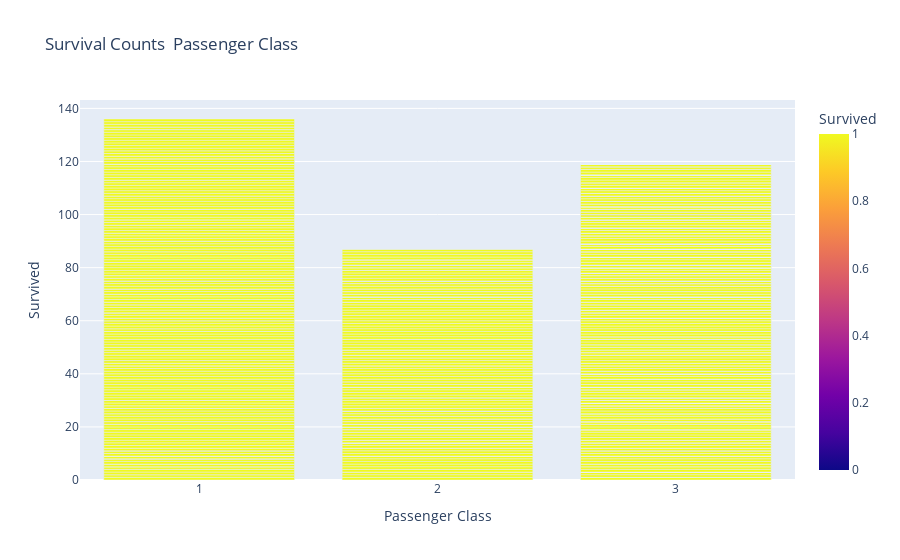

Notebook source saved alongside this figure:
### Code cell
# Task 1(a)
df_titanic = sns.load_dataset('titanic')
fig = px.bar(
    df_titanic,
    x='pclass',
    y ='survived',
    color='survived',
    barmode='group',
    title='Survival Counts  Passenger Class',
    labels={'pclass': 'Passenger Class', 'survived': 'Survived'}
)
fig.show()

### Figure 1 — Plotly figure (JSON) as saved in the notebook; plotly's stock layout.template omitted (floating-point values rounded to 4 significant figures; data arrays with more than 128 entries replaced by an {"elided": "..."} marker saying what was removed)
{"data": [{"alignmentgroup": "True", "hovertemplate": "Passenger Class=%{x}<br>Survived=%{marker.color}<extra></extra>", "legendgroup": "", "marker": {"color": {"elided": "891 int values"}, "coloraxis": "coloraxis", "pattern": {"shape": ""}}, "name": "", "offsetgroup": "", "orientation": "v", "showlegend": false, "textposition": "auto", "type": "bar", "x": {"elided": "891 int values"}, "xaxis": "x", "y": {"elided": "891 int values"}, "yaxis": "y"}], "layout": {"autosize": true, "barmode": "group", "coloraxis": {"colorbar": {"title": {"text": "Survived"}}, "colorscale": [[0, "#0d0887"], [0.1111, "#46039f"], [0.2222, "#7201a8"], [0.3333, "#9c179e"], [0.4444, "#bd3786"], [0.5556, "#d8576b"], [0.6667, "#ed7953"], [0.7778, "#fb9f3a"], [0.8889, "#fdca26"], [1, "#f0f921"]]}, "legend": {"tracegroupgap": 0}, "title": {"text": "Survival Counts  Passenger Class"}, "xaxis": {"anchor": "y", "autorange": true, "domain": [0, 1], "range": [0.5, 3.5], "title": {"text": "Passenger Class"}, "type": "linear"}, "yaxis": {"anchor": "x", "autorange": true, "domain": [0, 1], "range": [0, 143.2], "title": {"text": "Survived"}, "type": "linear"}}}
